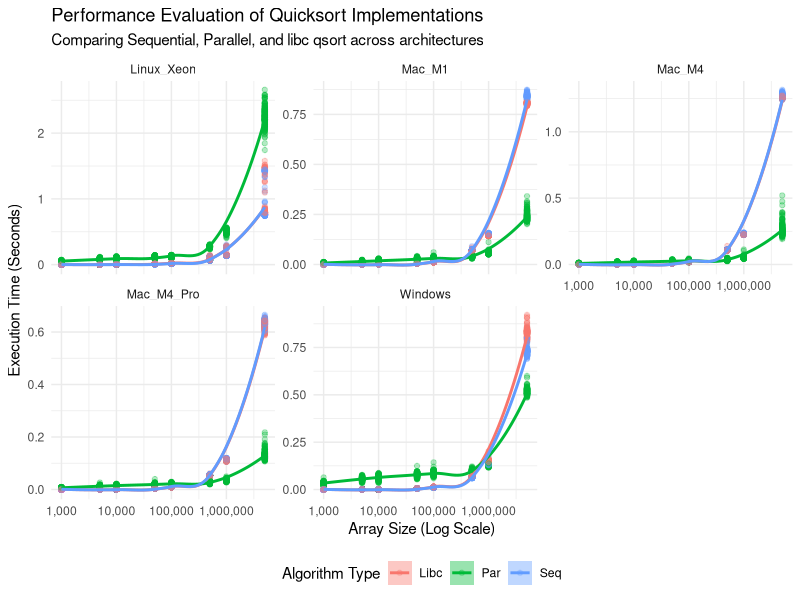

This figure's R source:
# Load required libraries
library(ggplot2)
library(dplyr)
library(tidyr)

# 1. Load the dataset
df <- read.csv("data/master_measurements.csv", header = TRUE)

# 2. Reshape the data from wide to long format
df_long <- df %>%
  pivot_longer(
    cols = c("Seq", "Par", "Libc"),
    names_to = "Type",
    values_to = "Time"
  )

# 3. Ensure data types are properly formatted for ggplot
df_long$Size <- as.numeric(df_long$Size)
df_long$Time <- as.numeric(df_long$Time)
df_long$Type <- as.factor(df_long$Type)
df_long$Machine_ID <- as.factor(df_long$Machine_ID)

# 4. Create the ggplot with faceting and confidence intervals
p <- ggplot(df_long, aes(x = Size, y = Time, color = Type, fill = Type)) +
  geom_point(alpha = 0.3) + 
  geom_smooth(method = "loess", span = 0.8) + 
  facet_wrap(~Machine_ID, scales = "free_y") + 
  scale_x_continuous(trans = 'log10', labels = scales::comma) + 
  scale_y_continuous(labels = scales::comma) +
  labs(
    title = "Performance Evaluation of Quicksort Implementations",
    subtitle = "Comparing Sequential, Parallel, and libc qsort across architectures",
    x = "Array Size (Log Scale)",
    y = "Execution Time (Seconds)",
    color = "Algorithm Type",
    fill = "Algorithm Type"
  ) +
  theme_minimal() +
  theme(legend.position = "bottom")

# 5. Save the plot as a high-resolution PNG
ggsave("data/final_performance_plot.png", plot = p, width = 10, height = 6, dpi = 300)
